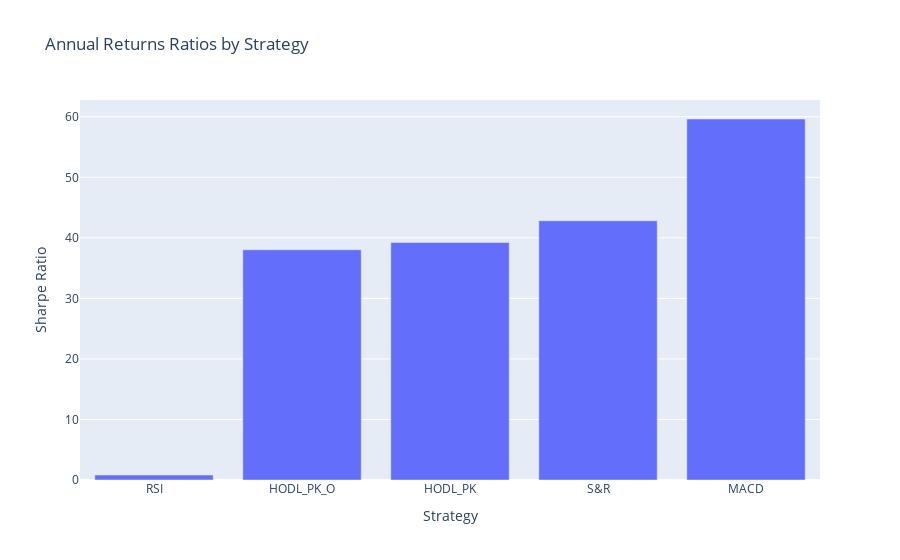

Here is the notebook cell this chart was saved with:
### Code cell
returns_fig.show()

### Figure 1 — Plotly figure (JSON) as saved in the notebook; plotly's stock layout.template omitted (floating-point values rounded to 4 significant figures)
{"data": [{"alignmentgroup": "True", "hovertemplate": "Strategy=%{x}<br>Sharpe Ratio=%{y}<extra></extra>", "legendgroup": "", "marker": {"color": "#636efa", "pattern": {"shape": ""}}, "name": "", "offsetgroup": "", "orientation": "v", "showlegend": false, "textposition": "auto", "type": "bar", "x": ["RSI", "HODL_PK_O", "HODL_PK", "S&R", "MACD"], "xaxis": "x", "y": [0.8152, 38.03, 39.23, 42.82, 59.63], "yaxis": "y"}], "layout": {"autosize": true, "barmode": "relative", "legend": {"tracegroupgap": 0}, "title": {"text": "Annual Returns Ratios by Strategy"}, "xaxis": {"anchor": "y", "autorange": true, "domain": [0, 1], "range": [-0.5, 4.5], "title": {"text": "Strategy"}, "type": "category"}, "yaxis": {"anchor": "x", "autorange": true, "domain": [0, 1], "range": [0, 62.77], "title": {"text": "Sharpe Ratio"}, "type": "linear"}}}
